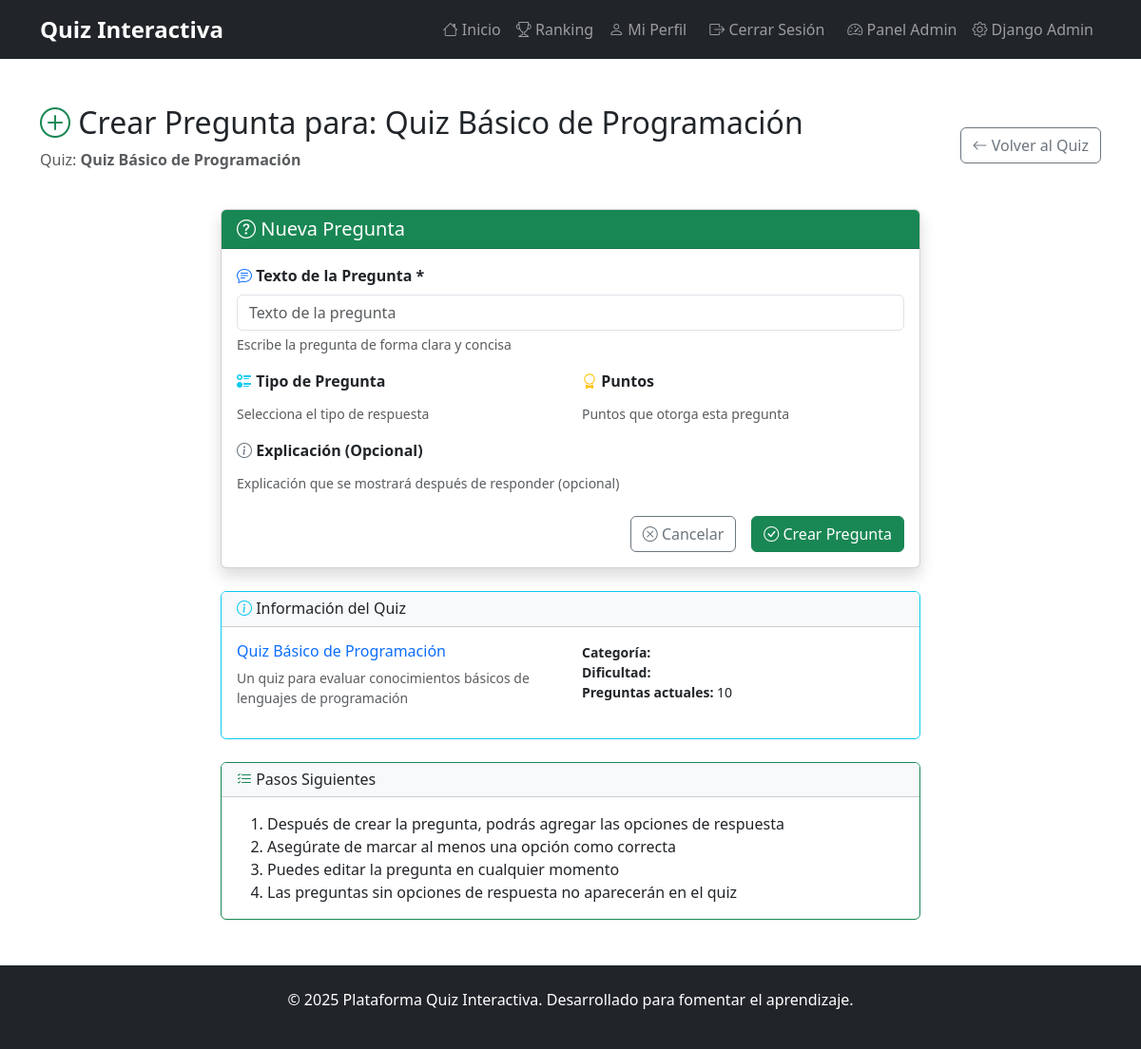
The page /admin-panel/quiz/21/pregunta/create/ (signed in) on the database its author committed.
### quizzes/models.py (models this page shows, shortened)
class Quiz(models.Model):
    titulo = models.CharField(max_length=200)
    descripcion = models.TextField(blank=True)
    fecha_creacion = models.DateTimeField(auto_now_add=True)
    activo = models.BooleanField(default=True)
    tiempo_limite = models.IntegerField(default=0, help_text="Tiempo en minutos (0 = sin límite)")

### quizzes/views.py (the view)
# urls.py: path('admin-panel/quiz/<int:quiz_id>/pregunta/create/', views.admin_pregunta_create, name='admin_pregunta_create'),
@user_passes_test(is_staff_user)
def admin_pregunta_create(request, quiz_id):
    quiz = get_object_or_404(Quiz, id=quiz_id)
    if request.method == 'POST':
        form = PreguntaForm(request.POST)
        if form.is_valid():
            pregunta = form.save(commit=False)
            pregunta.quiz = quiz
            pregunta.save()
            messages.success(request, 'Pregunta creada exitosamente.')
            return redirect('admin_pregunta_edit', pregunta_id=pregunta.id)
    else:
        form = PreguntaForm()
    return render(request, 'quizzes/admin/pregunta_form.html', {
        'form': form,
        'quiz': quiz,
        'title': f'Crear Pregunta para: {quiz.titulo}'
    })

### quizzes/forms.py
class PreguntaForm(forms.ModelForm):
    class Meta:
        model = Pregunta
        fields = ['texto']
        widgets = {
            'texto': forms.TextInput(attrs={'class': 'form-control', 'placeholder': 'Texto de la pregunta'}),
        }

### quizzes/views.py (called while the page is built)
def is_staff_user(user):
    return user.is_authenticated and user.is_staff

### quizzes/templates/quizzes/admin/pregunta_form.html (shortened to what this page needs)
{% extends 'base.html' %}
{% block content %}
<div class="container my-5">
    <div class="row mb-4">
        <div class="col-12">
            <div class="d-flex justify-content-between align-items-center">
                <div>
                    <h2><i class="bi bi-plus-circle text-success"></i> {{ title }}</h2>
                    <p class="text-muted">Quiz: <strong>{{ quiz.titulo }}</strong></p>
                </div>
                <div>
                    <a href="{% url 'admin_quiz_edit' quiz.id %}" class="btn btn-outline-secondary">
                        <i class="bi bi-arrow-left"></i> Volver al Quiz
                    </a>
                </div>
            </div>
        </div>
    </div>
    <div class="row justify-content-center">
        <div class="col-lg-8">
            <div class="card shadow">
                <div class="card-header bg-success text-white">
                    <h5 class="mb-0">
                        <i class="bi bi-question-circle"></i> Nueva Pregunta
                    </h5>
                </div>
                <div class="card-body">
                    <form method="post" novalidate>
                        <div class="mb-3">
                            <label for="{{ form.texto.id_for_label }}" class="form-label fw-bold">
                                <i class="bi bi-chat-text text-primary"></i> Texto de la Pregunta *
                            </label>
                            {{ form.texto }}
                            <div class="form-text">Escribe la pregunta de forma clara y concisa</div>
                        </div>
                        <div class="row">
                            <div class="col-md-6 mb-3">
                                <label for="{{ form.tipo.id_for_label }}" class="form-label fw-bold">
                                    <i class="bi bi-ui-radios text-info"></i> Tipo de Pregunta
                                </label>
                                <div class="form-text">Selecciona el tipo de respuesta</div>
                            </div>
                            <div class="col-md-6 mb-3">
                                <label for="{{ form.puntos.id_for_label }}" class="form-label fw-bold">
                                    <i class="bi bi-award text-warning"></i> Puntos
                                </label>
                                <div class="form-text">Puntos que otorga esta pregunta</div>
                            </div>
                        </div>
                        <div class="mb-4">
                            <label for="{{ form.explicacion.id_for_label }}" class="form-label fw-bold">
                                <i class="bi bi-info-circle text-secondary"></i> Explicación (Opcional)
                            </label>
                            <div class="form-text">Explicación que se mostrará después de responder (opcional)</div>
                        </div>
                        <div class="d-grid gap-2 d-md-flex justify-content-md-end">
                            <a href="{% url 'admin_quiz_edit' quiz.id %}" class="btn btn-outline-secondary me-md-2">
                                <i class="bi bi-x-circle"></i> Cancelar
                            </a>
                            <button type="submit" class="btn btn-success">
                                <i class="bi bi-check-circle"></i> Crear Pregunta
                            </button>
                        </div>
                    </form>
                </div>
            </div>
            <div class="card mt-4 border-info">
                <div class="card-header bg-light">
                    <h6 class="mb-0"><i class="bi bi-info-circle text-info"></i> Información del Quiz</h6>
                </div>
                <div class="card-body">
                    <div class="row">
                        <div class="col-md-6">
                            <h6 class="text-primary">{{ quiz.titulo }}</h6>
                            <p class="text-muted small">{{ quiz.descripcion }}</p>
                        </div>
                        <div class="col-md-6">
                            <ul class="list-unstyled small">
                                <li><strong>Categoría:</strong> {{ quiz.categoria }}</li>
                                <li><strong>Dificultad:</strong> {{ quiz.get_dificultad_display }}</li>
                                <li><strong>Preguntas actuales:</strong> {{ quiz.preguntas.count }}</li>
                            </ul>
                        </div>
                    </div>
                </div>
            </div>
            <div class="card mt-4 border-success">
                <div class="card-header bg-light">
                    <h6 class="mb-0"><i class="bi bi-list-check text-success"></i> Pasos Siguientes</h6>
                </div>
                <div class="card-body">
                    <ol class="mb-0">
                        <li>Después de crear la pregunta, podrás agregar las opciones de respuesta</li>
                        <li>Asegúrate de marcar al menos una opción como correcta</li>
                        <li>Puedes editar la pregunta en cualquier momento</li>
                        <li>Las preguntas sin opciones de respuesta no aparecerán en el quiz</li>
                    </ol>
                </div>
            </div>
        </div>
    </div>
</div>
{% endblock %}

### rows shown on the page
Quiz: titulo "Quiz Básico de Programación", descripcion "Un quiz para evaluar conocimientos básicos de lenguajes de programación", preguntas.count "10"

### other values the page prints
{{ title }} "Crear Pregunta para: Quiz Básico de Programación"
